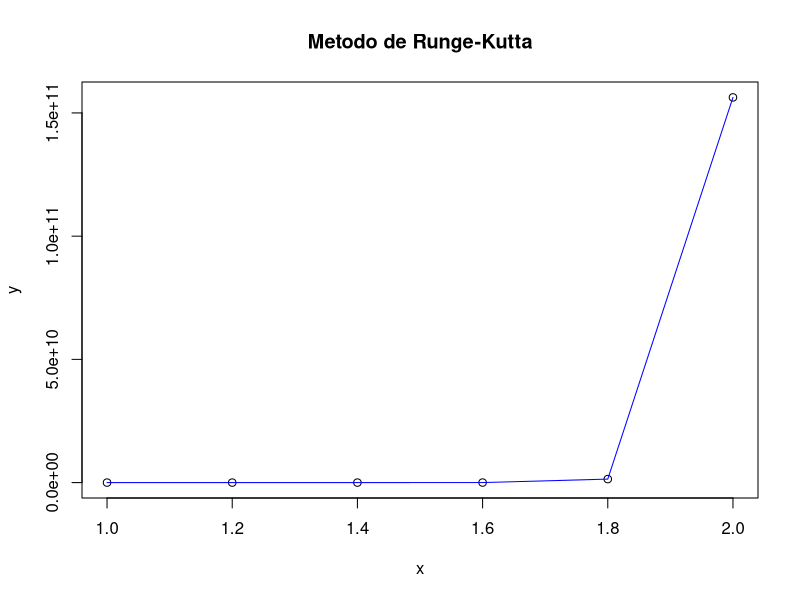

Recreate this plot in R.
rm(list=ls())
options (digits=16)
f<-function(x,y){x*exp(1)^(3*x)-40*y}
x<-c(1)
y<-c(10)
h<-0.2
error<-c(0)

for(i in 1:5){
  cat("imprimiendo iteracion: ", i, "\n\n")
  k1<-h*f(x[i],y[i])
  cat("imprimiendo y[i]", y[i], "\n")
  cat("imprimiendo k1", k1, "\n")
  k2<-h*f(x[i]+h/2,y[i]+(k1/2))
  cat("imprimiendo k2", k2, "\n")
  k3<-h*f(x[i]+h/2,y[i]+(k2/2))
  cat("imprimiendo k3", k3, "\n")
  k4<-h*f(x[i]+h, y[i]+k3)
  cat("imprimiendo k4", k4, "\n")
  y<-c(y,y[i]+1/6*(k1+2*k2+2*k3+k4))
  x<-c(x,x[i]+h)
  #error<-c(error, abs(y[i]-sol[i, 2]))
  cat("-----------------", "\n")
  
}
cat("imprimiendo --- x: ", x, "\n")
cat("imprimiendo --- y: ", y, "\n")
data.frame (x=x, y=y)


#tabla = cbind(x, y, error)
#tabla
plot(x, y, type = "p", main="Metodo de Runge-Kutta")
lines(x, y, col= "blue")